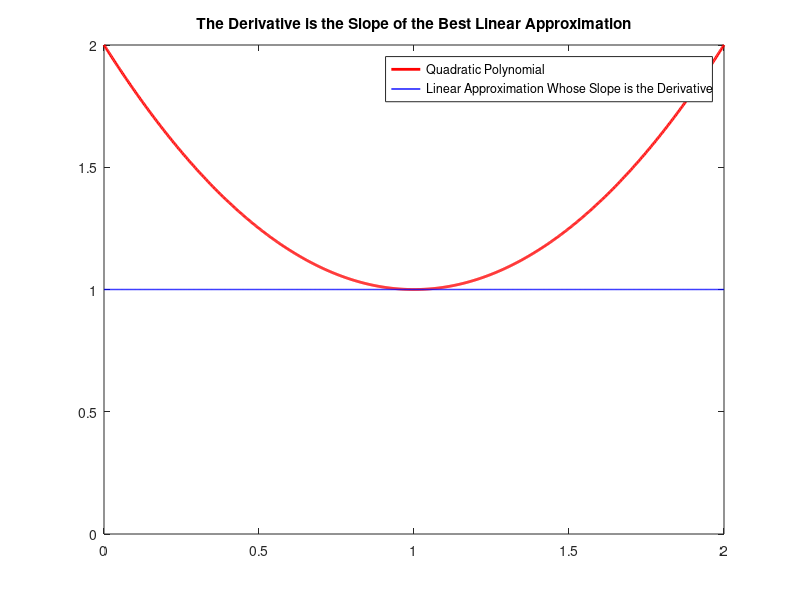

MATLAB code for this plot: (Note: this script raises an error after producing the figure.)
clear all
close all
clc

resolution=1000; 
f = @(x) (x-1)^2 +1; %Saddle point around (1,1)

init_zoom = 0.25;
function_vals=zeros(1,resolution);
horiz=ones(1,resolution);
fig=figure;
filename='quadratic_zoom.gif';

for t=1:50
    cur_zoom=4*init_zoom/(t);
    x=linspace(1-cur_zoom,1+cur_zoom, resolution);
    for i=1:resolution
        function_vals(i)=f(x(i));
    end
    plot(x,function_vals,'Linewidth',2, 'Color', 'r'); hold on
    plot(x,horiz,'Linewidth',1, 'Color', 'b');
    legend('Quadratic Polynomial','Linear Approximation Whose Slope is the Derivative');
    title('The Derivative is the Slope of the Best Linear Approximation')
    axis([1-cur_zoom 1+cur_zoom 1-cur_zoom^1.5 1+cur_zoom^1.5])
    drawnow
    frame=getframe(fig);
    im=frame2im(frame);
    [imind,cm]=rgb2ind(im,256);
    if t == 1 
        imwrite(imind,cm,filename,'gif', 'Loopcount',inf,'DelayTime',0.3); 
    else 
        imwrite(imind,cm,filename,'gif','WriteMode','append', 'DelayTime',0.3); 
    end 
end